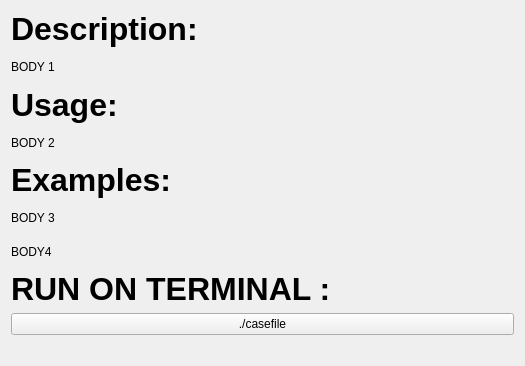
          <widget class="QWidget" name="scrollAreaWidgetContents_8">
           <property name="geometry">
            <rect>
             <x>0</x>
             <y>0</y>
             <width>525</width>
             <height>366</height>
            </rect>
           </property>
           <layout class="QGridLayout" name="gridLayout_7">
            <item row="8" column="0">
             <widget class="QPushButton" name="CaseFileButton">
              <property name="text">
               <string>./casefile</string>
              </property>
             </widget>
            </item>
            <item row="9" column="0">
             <spacer name="CaseFileVSpacer">
              <property name="orientation">
               <enum>Qt::Vertical</enum>
              </property>
              <property name="sizeType">
               <enum>QSizePolicy::Fixed</enum>
              </property>
              <property name="sizeHint" stdset="0">
               <size>
                <width>20</width>
                <height>20</height>
               </size>
              </property>
             </spacer>
            </item>
            <item row="7" column="0">
             <widget class="QLabel" name="CaseFileH4">
              <property name="font">
               <font>
                <pointsize>24</pointsize>
                <weight>75</weight>
                <bold>true</bold>
               </font>
              </property>
              <property name="text">
               <string>RUN ON TERMINAL :</string>
              </property>
             </widget>
            </item>
            <item row="5" column="0">
             <widget class="QLabel" name="CaseFileB3">
              <property name="text">
               <string>BODY 3</string>
              </property>
             </widget>
            </item>
            <item row="1" column="0">
             <widget class="QLabel" name="CaseFileB1">
              <property name="text">
               <string>BODY 1</string>
              </property>
             </widget>
            </item>
            <item row="2" column="0">
             <widget class="QLabel" name="CaseFileH2">
              <property name="font">
               <font>
                <pointsize>24</pointsize>
                <weight>75</weight>
                <bold>true</bold>
               </font>
              </property>
              <property name="text">
               <string>Usage:</string>
              </property>
             </widget>
            </item>
            <item row="0" column="0">
             <widget class="QLabel" name="CaseFileH1">
              <property name="font">
               <font>
                <pointsize>24</pointsize>
                <weight>75</weight>
                <bold>true</bold>
               </font>
              </property>
              <property name="text">
               <string>Description:</string>
              </property>
             </widget>
            </item>
            <item row="3" column="0">
             <widget class="QLabel" name="CaseFileB2">
              <property name="text">
               <string>BODY 2</string>
              </property>
             </widget>
            </item>
            <item row="4" column="0">
             <widget class="QLabel" name="CaseFileH3">
              <property name="font">
               <font>
                <pointsize>24</pointsize>
                <weight>75</weight>
                <bold>true</bold>
               </font>
              </property>
              <property name="text">
               <string>Examples:</string>
              </property>
             </widget>
            </item>
            <item row="6" column="0">
             <widget class="QLabel" name="CaseFileB4">
              <property name="text">
               <string>BODY4</string>
              </property>
             </widget>
            </item>
           </layout>
          </widget>
